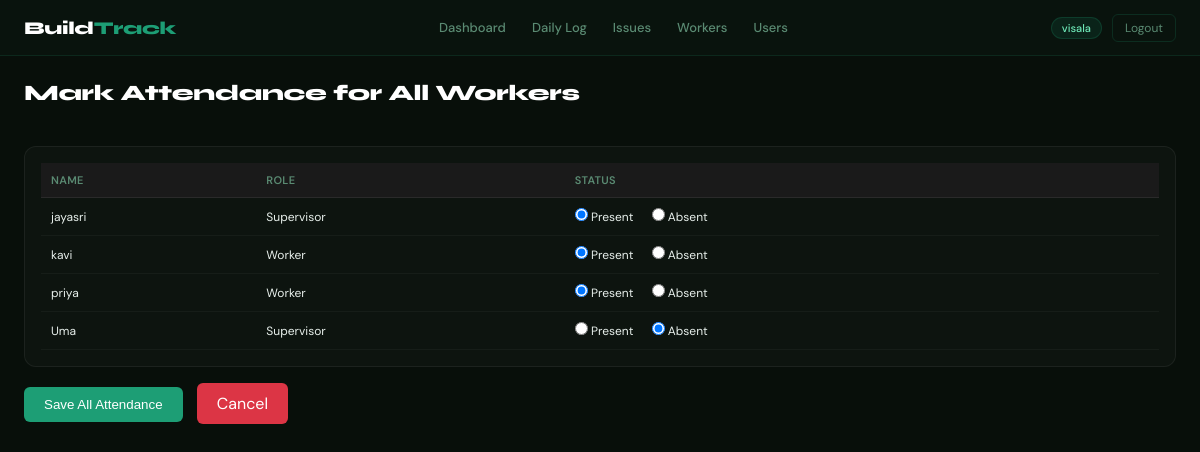
Page /workers/bulk-attendance/ (signed in) on the committed database.
### tracker/models.py (models this page shows, shortened)
class Worker(models.Model):
    user=models.OneToOneField(User,on_delete=models.CASCADE,null=True,blank=True)
    name=models.CharField(max_length=100)
    role=models.CharField(max_length=100)
    project=models.ForeignKey(Project,on_delete=models.SET_NULL,null=True)
    is_present=models.BooleanField(default=False)

### tracker/views.py (the view, shortened to what this page needs)
# urls.py: path('workers/bulk-attendance/', views.bulk_attendance, name='bulk_attendance'),
def bulk_attendance(request):
    user = request.user
    is_admin = user.is_superuser
    is_supervisor = user.groups.filter(name='Supervisor').exists()
    is_worker = user.groups.filter(name='Worker').exists()
    if is_admin:
        workers = Worker.objects.all()
    elif is_supervisor:
        worker_profile = Worker.objects.filter(user=user).first()
        if worker_profile and worker_profile.project:
            workers = Worker.objects.filter(project=worker_profile.project)
    elif is_worker:
        worker_profile = Worker.objects.filter(user=user).first()
        if worker_profile and worker_profile.project:
            workers = Worker.objects.filter(project=worker_profile.project)
    return render(request, 'tracker/bulk_attendance.html', {'workers': workers})

### tracker/templates/tracker/bulk_attendance.html (shortened to what this page needs)
{% extends 'tracker/base.html' %}
{% block content %}
<div class="page-header" style="margin-bottom: 20px;">
  <div class="page-title">Mark Attendance for All Workers</div>
</div>
<form method="POST">
<div class="table-wrap">
    <table style="width:100%; border-collapse: collapse;">
    <thead>
        <tr style="text-align: left; background-color: #1a1a1a;">
            <th style="padding: 10px;">Name</th>
            <th style="padding: 10px;">Role</th> <th style="padding: 10px;">Status</th>
        </tr>
    </thead>
    <tbody>
        {% for worker in workers %}
        <tr>
            <td style="padding: 10px;">{{ worker.name }}</td>
            <td style="padding: 10px;">{{ worker.role }}</td> <td style="padding: 10px;">
                <label style="margin-right: 15px;">
                    <input type="radio" name="worker_{{ worker.id }}" value="present" {% if worker.is_present %}checked{% endif %}> Present
                </label>
                <label>
                    <input type="radio" name="worker_{{ worker.id }}" value="absent" {% if not worker.is_present %}checked{% endif %}> Absent
                </label>
            </td>
        </tr>
        {% endfor %}
    </tbody>
</table>
</div>
    <div style="margin-top:20px;">
        <button type="submit" style="background:#1D9E75; color:white; padding:10px 20px; border:none; border-radius:6px; cursor:pointer;">
            Save All Attendance
        </button>
        <a href="{% url 'workers' %}" style="background:#dc3545; color:white; padding:10px 20px; border-radius:6px; text-decoration:none; margin-left:10px;">
            Cancel
        </a>
    </div>
</form>
{% endblock %}

### tracker/templates/tracker/base.html (shortened to what this page needs)
{% load static %}
<!DOCTYPE html>
<html lang="en">
<head>
<link rel="stylesheet" href="{% static 'tracker/style.css' %}">
</head>
<body>
{% if user.is_authenticated %}
<nav>
  <div class="nav-logo">Build<span>Track</span></div>
  <div class="nav-links">
    <a href="/dashboard/" {% if request.resolver_match.url_name == 'dashboard' %}class="active"{% endif %}>Dashboard</a>
    <a href="/daily-log/" {% if request.resolver_match.url_name == 'daily_log' %}class="active"{% endif %}>Daily Log</a>
    <a href="/issues/" {% if request.resolver_match.url_name == 'issues' %}class="active"{% endif %}>Issues</a>
    <a href="/workers/" {% if request.resolver_match.url_name == 'workers' %}class="active"{% endif %}>Workers</a>
    {% if user.is_superuser %}
    <a href="/users/" {% if request.resolver_match.url_name == 'users_list' %}class="active"{% endif %}>Users</a>
    {% endif %}
  </div>
  <div class="nav-right">
    <span class="role-tag">{{ user.username }}</span>
    <a href="/logout/" class="logout-btn">Logout</a>
  </div>
</nav>
{% endif %}
<div class="body">
{% block content %}{% endblock %}
</div>
</body>
</html>

### tracker/static/tracker/style.css (style rules this page uses)
* { box-sizing: border-box; margin: 0; padding: 0; }
body { font-family: 'DM Sans', sans-serif; background: #080f0a; color: #E8F0EC; }
nav { background: rgba(10, 20, 14, 0.98); border-bottom: 1px solid rgba(29, 158, 117, 0.15); padding: 0 24px; display: flex; align-items: center; justify-content: space-between; height: 56px; position: sticky; top: 0; z-index: 100; backdrop-filter: blur(12px); }
.nav-logo { font-family: 'Syne', sans-serif; font-size: 18px; font-weight: 800; color: #fff; letter-spacing: -0.3px; }
.nav-logo span { color: #1D9E75; }
.nav-links { display: flex; gap: 2px; }
.nav-links a { color: #5a8a72; font-size: 13px; text-decoration: none; padding: 6px 12px; border-radius: 7px; transition: all .2s; font-weight: 500; }
.nav-right { display: flex; align-items: center; gap: 10px; }
.role-tag { font-size: 11px; padding: 3px 10px; border-radius: 20px; background: rgba(29, 158, 117, 0.12); color: #6EE7B7; font-weight: 500; border: 1px solid rgba(29, 158, 117, 0.2); }
.logout-btn { font-size: 12px; padding: 5px 12px; border: 1px solid rgba(29, 158, 117, 0.18); border-radius: 6px; background: none; color: #5a8a72; cursor: pointer; text-decoration: none; transition: all .2s; }
.body { padding: 24px; }
.page-header { display: flex; justify-content: space-between; align-items: center; margin-bottom: 20px; position: relative; z-index: 1; flex-wrap: wrap; gap: 10px; }
.page-title { font-family: 'Syne', sans-serif; font-size: 22px; font-weight: 800; color: #fff; margin-bottom: 20px; letter-spacing: -0.3px; }
.table-wrap { background: rgba(255, 255, 255, 0.025); border: 1px solid rgba(255, 255, 255, 0.06); border-radius: 12px; padding: 16px; }
table { width: 100%; border-collapse: collapse; }
thead tr { border-bottom: 1px solid rgba(255, 255, 255, 0.07); }
th { padding: 8px; font-size: 11px; color: #5a8a72; text-align: left; font-weight: 600; letter-spacing: 0.3px; text-transform: uppercase; }
tbody tr { border-bottom: 1px solid rgba(255, 255, 255, 0.04); transition: background .2s; }
td { padding: 8px; font-size: 12px; color: #E8F0EC; }

### rows in the picture
Worker: name "jayasri", role "Supervisor", is_present "☑ Present", is_present "☐ Absent"
Worker: name "kavi", role "Worker", is_present "☑ Present", is_present "☐ Absent"
Worker: name "priya", role "Worker", is_present "☑ Present", is_present "☐ Absent"
Worker: name "Uma", role "Supervisor", is_present "☐ Present", is_present "☑ Absent"

### other values in the picture
{{ user.username }} "visala"
